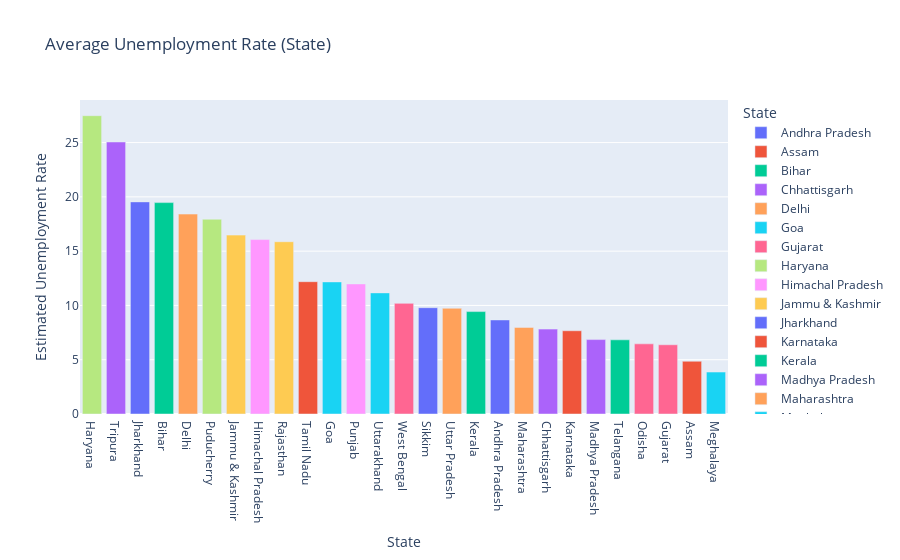

This figure's notebook cell:
### Code cell
# average unemployment rate bar plot

fig = px.bar(state,x='State',y='Estimated Unemployment Rate',color='State',title='Average Unemployment Rate (State)')
fig.update_layout(xaxis={'categoryorder':'total descending'})
fig.show()

### Figure 1 — Plotly figure (JSON) as saved in the notebook; plotly's stock layout.template omitted (floating-point values rounded to 4 significant figures)
{"data": [{"alignmentgroup": "True", "hovertemplate": "State=%{x}<br>Estimated Unemployment Rate=%{y}<extra></extra>", "legendgroup": "Andhra Pradesh", "marker": {"color": "#636efa", "pattern": {"shape": ""}}, "name": "Andhra Pradesh", "offsetgroup": "Andhra Pradesh", "orientation": "v", "showlegend": true, "textposition": "auto", "type": "bar", "x": ["Andhra Pradesh"], "xaxis": "x", "y": [8.664], "yaxis": "y"}, {"alignmentgroup": "True", "hovertemplate": "State=%{x}<br>Estimated Unemployment Rate=%{y}<extra></extra>", "legendgroup": "Assam", "marker": {"color": "#EF553B", "pattern": {"shape": ""}}, "name": "Assam", "offsetgroup": "Assam", "orientation": "v", "showlegend": true, "textposition": "auto", "type": "bar", "x": ["Assam"], "xaxis": "x", "y": [4.856], "yaxis": "y"}, {"alignmentgroup": "True", "hovertemplate": "State=%{x}<br>Estimated Unemployment Rate=%{y}<extra></extra>", "legendgroup": "Bihar", "marker": {"color": "#00cc96", "pattern": {"shape": ""}}, "name": "Bihar", "offsetgroup": "Bihar", "orientation": "v", "showlegend": true, "textposition": "auto", "type": "bar", "x": ["Bihar"], "xaxis": "x", "y": [19.47], "yaxis": "y"}, {"alignmentgroup": "True", "hovertemplate": "State=%{x}<br>Estimated Unemployment Rate=%{y}<extra></extra>", "legendgroup": "Chhattisgarh", "marker": {"color": "#ab63fa", "pattern": {"shape": ""}}, "name": "Chhattisgarh", "offsetgroup": "Chhattisgarh", "orientation": "v", "showlegend": true, "textposition": "auto", "type": "bar", "x": ["Chhattisgarh"], "xaxis": "x", "y": [7.819], "yaxis": "y"}, {"alignmentgroup": "True", "hovertemplate": "State=%{x}<br>Estimated Unemployment Rate=%{y}<extra></extra>", "legendgroup": "Delhi", "marker": {"color": "#FFA15A", "pattern": {"shape": ""}}, "name": "Delhi", "offsetgroup": "Delhi", "orientation": "v", "showlegend": true, "textposition": "auto", "type": "bar", "x": ["Delhi"], "xaxis": "x", "y": [18.41], "yaxis": "y"}, {"alignmentgroup": "True", "hovertemplate": "State=%{x}<br>Estimated Unemployment Rate=%{y}<extra></extra>", "legendgroup": "Goa", "marker": {"color": "#19d3f3", "pattern": {"shape": ""}}, "name": "Goa", "offsetgroup": "Goa", "orientation": "v", "showlegend": true, "textposition": "auto", "type": "bar", "x": ["Goa"], "xaxis": "x", "y": [12.17], "yaxis": "y"}, {"alignmentgroup": "True", "hovertemplate": "State=%{x}<br>Estimated Unemployment Rate=%{y}<extra></extra>", "legendgroup": "Gujarat", "marker": {"color": "#FF6692", "pattern": {"shape": ""}}, "name": "Gujarat", "offsetgroup": "Gujarat", "orientation": "v", "showlegend": true, "textposition": "auto", "type": "bar", "x": ["Gujarat"], "xaxis": "x", "y": [6.376], "yaxis": "y"}, {"alignmentgroup": "True", "hovertemplate": "State=%{x}<br>Estimated Unemployment Rate=%{y}<extra></extra>", "legendgroup": "Haryana", "marker": {"color": "#B6E880", "pattern": {"shape": ""}}, "name": "Haryana", "offsetgroup": "Haryana", "orientation": "v", "showlegend": true, "textposition": "auto", "type": "bar", "x": ["Haryana"], "xaxis": "x", "y": [27.48], "yaxis": "y"}, {"alignmentgroup": "True", "hovertemplate": "State=%{x}<br>Estimated Unemployment Rate=%{y}<extra></extra>", "legendgroup": "Himachal Pradesh", "marker": {"color": "#FF97FF", "pattern": {"shape": ""}}, "name": "Himachal Pradesh", "offsetgroup": "Himachal Pradesh", "orientation": "v", "showlegend": true, "textposition": "auto", "type": "bar", "x": ["Himachal Pradesh"], "xaxis": "x", "y": [16.07], "yaxis": "y"}, {"alignmentgroup": "True", "hovertemplate": "State=%{x}<br>Estimated Unemployment Rate=%{y}<extra></extra>", "legendgroup": "Jammu & Kashmir", "marker": {"color": "#FECB52", "pattern": {"shape": ""}}, "name": "Jammu & Kashmir", "offsetgroup": "Jammu & Kashmir", "orientation": "v", "showlegend": true, "textposition": "auto", "type": "bar", "x": ["Jammu & Kashmir"], "xaxis": "x", "y": [16.48], "yaxis": "y"}, {"alignmentgroup": "True", "hovertemplate": "State=%{x}<br>Estimated Unemployment Rate=%{y}<extra></extra>", "legendgroup": "Jharkhand", "marker": {"color": "#636efa", "pattern": {"shape": ""}}, "name": "Jharkhand", "offsetgroup": "Jharkhand", "orientation": "v", "showlegend": true, "textposition": "auto", "type": "bar", "x": ["Jharkhand"], "xaxis": "x", "y": [19.54], "yaxis": "y"}, {"alignmentgroup": "True", "hovertemplate": "State=%{x}<br>Estimated Unemployment Rate=%{y}<extra></extra>", "legendgroup": "Karnataka", "marker": {"color": "#EF553B", "pattern": {"shape": ""}}, "name": "Karnataka", "offsetgroup": "Karnataka", "orientation": "v", "showlegend": true, "textposition": "auto", "type": "bar", "x": ["Karnataka"], "xaxis": "x", "y": [7.668], "yaxis": "y"}, {"alignmentgroup": "True", "hovertemplate": "State=%{x}<br>Estimated Unemployment Rate=%{y}<extra></extra>", "legendgroup": "Kerala", "marker": {"color": "#00cc96", "pattern": {"shape": ""}}, "name": "Kerala", "offsetgroup": "Kerala", "orientation": "v", "showlegend": true, "textposition": "auto", "type": "bar", "x": ["Kerala"], "xaxis": "x", "y": [9.434], "yaxis": "y"}, {"alignmentgroup": "True", "hovertemplate": "State=%{x}<br>Estimated Unemployment Rate=%{y}<extra></extra>", "legendgroup": "Madhya Pradesh", "marker": {"color": "#ab63fa", "pattern": {"shape": ""}}, "name": "Madhya Pradesh", "offsetgroup": "Madhya Pradesh", "orientation": "v", "showlegend": true, "textposition": "auto", "type": "bar", "x": ["Madhya Pradesh"], "xaxis": "x", "y": [6.854], "yaxis": "y"}, {"alignmentgroup": "True", "hovertemplate": "State=%{x}<br>Estimated Unemployment Rate=%{y}<extra></extra>", "legendgroup": "Maharashtra", "marker": {"color": "#FFA15A", "pattern": {"shape": ""}}, "name": "Maharashtra", "offsetgroup": "Maharashtra", "orientation": "v", "showlegend": true, "textposition": "auto", "type": "bar", "x": ["Maharashtra"], "xaxis": "x", "y": [7.979], "yaxis": "y"}, {"alignmentgroup": "True", "hovertemplate": "State=%{x}<br>Estimated Unemployment Rate=%{y}<extra></extra>", "legendgroup": "Meghalaya", "marker": {"color": "#19d3f3", "pattern": {"shape": ""}}, "name": "Meghalaya", "offsetgroup": "Meghalaya", "orientation": "v", "showlegend": true, "textposition": "auto", "type": "bar", "x": ["Meghalaya"], "xaxis": "x", "y": [3.866], "yaxis": "y"}, {"alignmentgroup": "True", "hovertemplate": "State=%{x}<br>Estimated Unemployment Rate=%{y}<extra></extra>", "legendgroup": "Odisha", "marker": {"color": "#FF6692", "pattern": {"shape": ""}}, "name": "Odisha", "offsetgroup": "Odisha", "orientation": "v", "showlegend": true, "textposition": "auto", "type": "bar", "x": ["Odisha"], "xaxis": "x", "y": [6.462], "yaxis": "y"}, {"alignmentgroup": "True", "hovertemplate": "State=%{x}<br>Estimated Unemployment Rate=%{y}<extra></extra>", "legendgroup": "Puducherry", "marker": {"color": "#B6E880", "pattern": {"shape": ""}}, "name": "Puducherry", "offsetgroup": "Puducherry", "orientation": "v", "showlegend": true, "textposition": "auto", "type": "bar", "x": ["Puducherry"], "xaxis": "x", "y": [17.94], "yaxis": "y"}, {"alignmentgroup": "True", "hovertemplate": "State=%{x}<br>Estimated Unemployment Rate=%{y}<extra></extra>", "legendgroup": "Punjab", "marker": {"color": "#FF97FF", "pattern": {"shape": ""}}, "name": "Punjab", "offsetgroup": "Punjab", "orientation": "v", "showlegend": true, "textposition": "auto", "type": "bar", "x": ["Punjab"], "xaxis": "x", "y": [11.98], "yaxis": "y"}, {"alignmentgroup": "True", "hovertemplate": "State=%{x}<br>Estimated Unemployment Rate=%{y}<extra></extra>", "legendgroup": "Rajasthan", "marker": {"color": "#FECB52", "pattern": {"shape": ""}}, "name": "Rajasthan", "offsetgroup": "Rajasthan", "orientation": "v", "showlegend": true, "textposition": "auto", "type": "bar", "x": ["Rajasthan"], "xaxis": "x", "y": [15.87], "yaxis": "y"}, {"alignmentgroup": "True", "hovertemplate": "State=%{x}<br>Estimated Unemployment Rate=%{y}<extra></extra>", "legendgroup": "Sikkim", "marker": {"color": "#636efa", "pattern": {"shape": ""}}, "name": "Sikkim", "offsetgroup": "Sikkim", "orientation": "v", "showlegend": true, "textposition": "auto", "type": "bar", "x": ["Sikkim"], "xaxis": "x", "y": [9.793], "yaxis": "y"}, {"alignmentgroup": "True", "hovertemplate": "State=%{x}<br>Estimated Unemployment Rate=%{y}<extra></extra>", "legendgroup": "Tamil Nadu", "marker": {"color": "#EF553B", "pattern": {"shape": ""}}, "name": "Tamil Nadu", "offsetgroup": "Tamil Nadu", "orientation": "v", "showlegend": true, "textposition": "auto", "type": "bar", "x": ["Tamil Nadu"], "xaxis": "x", "y": [12.19], "yaxis": "y"}, {"alignmentgroup": "True", "hovertemplate": "State=%{x}<br>Estimated Unemployment Rate=%{y}<extra></extra>", "legendgroup": "Telangana", "marker": {"color": "#00cc96", "pattern": {"shape": ""}}, "name": "Telangana", "offsetgroup": "Telangana", "orientation": "v", "showlegend": true, "textposition": "auto", "type": "bar", "x": ["Telangana"], "xaxis": "x", "y": [6.833], "yaxis": "y"}, {"alignmentgroup": "True", "hovertemplate": "State=%{x}<br>Estimated Unemployment Rate=%{y}<extra></extra>", "legendgroup": "Tripura", "marker": {"color": "#ab63fa", "pattern": {"shape": ""}}, "name": "Tripura", "offsetgroup": "Tripura", "orientation": "v", "showlegend": true, "textposition": "auto", "type": "bar", "x": ["Tripura"], "xaxis": "x", "y": [25.05], "yaxis": "y"}, {"alignmentgroup": "True", "hovertemplate": "State=%{x}<br>Estimated Unemployment Rate=%{y}<extra></extra>", "legendgroup": "Uttar Pradesh", "marker": {"color": "#FFA15A", "pattern": {"shape": ""}}, "name": "Uttar Pradesh", "offsetgroup": "Uttar Pradesh", "orientation": "v", "showlegend": true, "textposition": "auto", "type": "bar", "x": ["Uttar Pradesh"], "xaxis": "x", "y": [9.737], "yaxis": "y"}, {"alignmentgroup": "True", "hovertemplate": "State=%{x}<br>Estimated Unemployment Rate=%{y}<extra></extra>", "legendgroup": "Uttarakhand", "marker": {"color": "#19d3f3", "pattern": {"shape": ""}}, "name": "Uttarakhand", "offsetgroup": "Uttarakhand", "orientation": "v", "showlegend": true, "textposition": "auto", "type": "bar", "x": ["Uttarakhand"], "xaxis": "x", "y": [11.16], "yaxis": "y"}, {"alignmentgroup": "True", "hovertemplate": "State=%{x}<br>Estimated Unemployment Rate=%{y}<extra></extra>", "legendgroup": "West Bengal", "marker": {"color": "#FF6692", "pattern": {"shape": ""}}, "name": "West Bengal", "offsetgroup": "West Bengal", "orientation": "v", "showlegend": true, "textposition": "auto", "type": "bar", "x": ["West Bengal"], "xaxis": "x", "y": [10.19], "yaxis": "y"}], "layout": {"barmode": "relative", "legend": {"title": {"text": "State"}, "tracegroupgap": 0}, "title": {"text": "Average Unemployment Rate (State)"}, "xaxis": {"anchor": "y", "categoryarray": ["Andhra Pradesh", "Assam", "Bihar", "Chhattisgarh", "Delhi", "Goa", "Gujarat", "Haryana", "Himachal Pradesh", "Jammu & Kashmir", "Jharkhand", "Karnataka", "Kerala", "Madhya Pradesh", "Maharashtra", "Meghalaya", "Odisha", "Puducherry", "Punjab", "Rajasthan", "Sikkim", "Tamil Nadu", "Telangana", "Tripura", "Uttar Pradesh", "Uttarakhand", "West Bengal"], "categoryorder": "total descending", "domain": [0, 1], "title": {"text": "State"}}, "yaxis": {"anchor": "x", "domain": [0, 1], "title": {"text": "Estimated Unemployment Rate"}}}}
